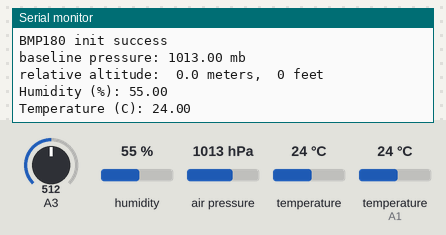
A sketch run on a simulated Arduino Uno, built with avr-gcc and run on an emulated ATmega328P. Parts: the last lines printed to the serial monitor. The test bench sets the inputs (shaded band); at power-on: air pressure 1013 hPa, humidity 55 %, A3 = 512, temperature (sensor on A1) 24 °C, temperature 24 °C.

Above: at 1.2 s.
1.3 s: air pressure set to 1025 hPa
At 2.9 s:
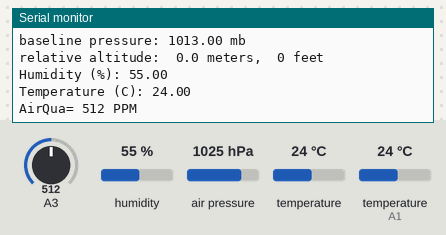
4.8 s: humidity set to 22 %
At 7.0 s:
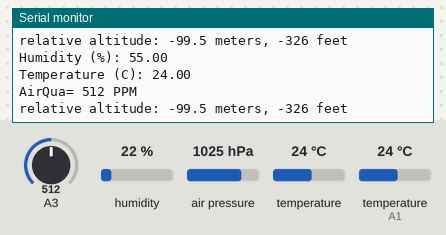
8.3 s: A3 set to 716
At 8.3 s:
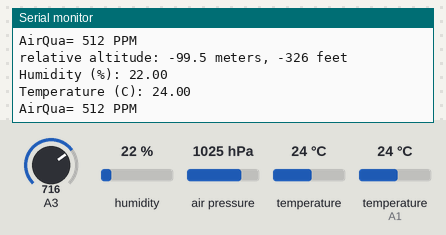
11.8 s: temperature (sensor on A1) set to 12 °C
At 13.1 s:
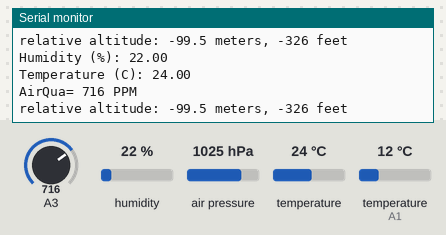
15.3 s: air pressure set to 952 hPa
At 16.2 s:
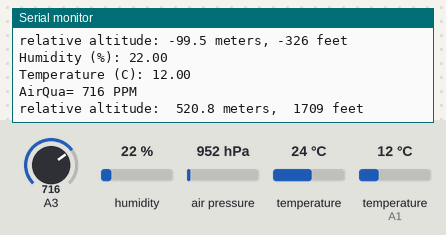
18.8 s: A3 set to 992
At 21.2 s:
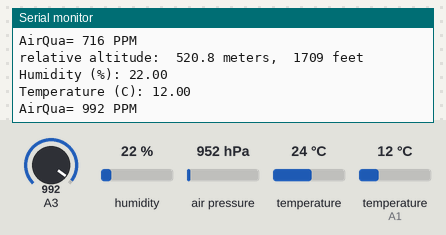
Timing chart, 0 to 22.7 s (numbered marks = the images above; inputs shaded):
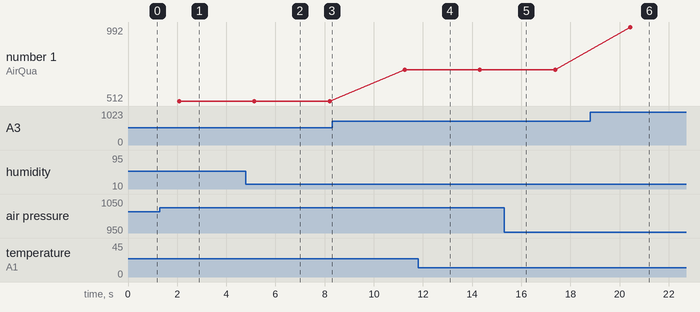

The sketch:

MQ2_BMP_DHT.ino
```cpp
#include <SFE_BMP180.h>
#include <Wire.h>
#include <dht11.h>
#define DHT11PIN A1

dht11 DHT11;
int AirQualitySensorValue;

SFE_BMP180 pressure;

double baseline; // baseline pressure

void setup()
{
  Serial.begin(9600);
  Serial.println("REBOOT");

  if (pressure.begin())
    Serial.println("BMP180 init success");
  else
  {

    Serial.println("BMP180 init fail (disconnected?)\n\n");
    while(1); // Pause forever.
  }

  baseline = getPressure();

  Serial.print("baseline pressure: ");
  Serial.print(baseline);
  Serial.println(" mb");
}

void loop()
{
  double a,P;

  P = getPressure();
  a = pressure.altitude(P,baseline);

  Serial.print("relative altitude: ");
  if (a >= 0.0) Serial.print(" "); // add a space for positive numbers
  Serial.print(a,1);
  Serial.print(" meters, ");
  if (a >= 0.0) Serial.print(" "); // add a space for positive numbers
  Serial.print(a*3.28084,0);
  Serial.println(" feet");

  delay(1000);

  int chk = DHT11.read(DHT11PIN);

  Serial.print("Humidity (%): ");
  Serial.println((float)DHT11.humidity, 2);

  Serial.print("Temperature (C): ");
  Serial.println((float)DHT11.temperature, 2);

  delay(1000);

  AirQualitySensorValue = analogRead(A3);       // read analog input pin 0
  Serial.print("AirQua= ");
  Serial.print(AirQualitySensorValue, DEC);               // prints the value read
  Serial.println(" PPM");

  delay(1000);
}


double getPressure()
{
  char status;
  double T,P,p0,a;

  status = pressure.startTemperature();
  if (status != 0)
  {

    delay(status);

    status = pressure.getTemperature(T);
    if (status != 0)
    {

      status = pressure.startPressure(3);
      if (status != 0)
      {
        delay(status);


        status = pressure.getPressure(P,T);
        if (status != 0)
        {
          return(P);
        }
        else Serial.println("error retrieving pressure measurement\n");
      }
      else Serial.println("error starting pressure measurement\n");
    }
    else Serial.println("error retrieving temperature measurement\n");
  }
  else Serial.println("error starting temperature measurement\n");
}
```

Measured:
- after the input at 15.3 s, the serial monitor: prints a new line after 0.05 s (image 5)
- after the input at 18.8 s, the serial monitor: prints a new line after 1.6 s (image 6)
- plotted number 1: 512 → 716 after the input at 8.3 s, 716 → 992 after the input at 18.8 s
